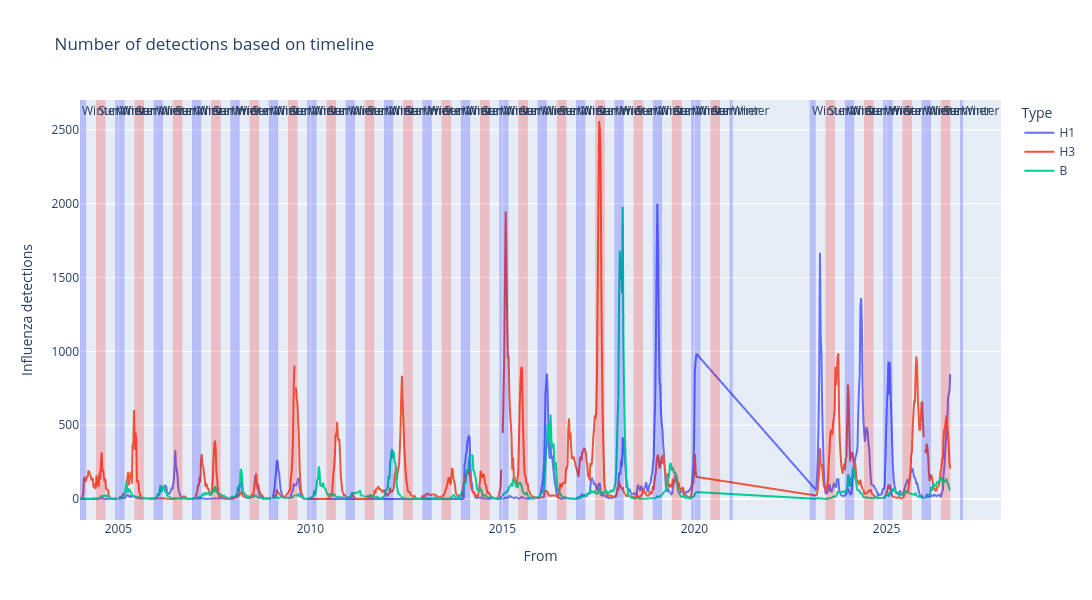

Notebook code for this chart:
### Code cell
df_long = tdf.melt(
    id_vars=["From"],
    value_vars=["H1", "H3", "B"],
    var_name="Type",  
    value_name="Influenza detections",  
)

fig = px.line(df_long, "From", "Influenza detections", color="Type",
              title="Number of detections based on timeline", 
              width=1500, height=600
             )
for year in sorted(tdf["Year"].unique()):
    start = pd.Timestamp(int(year), 6, 1)
    end = pd.Timestamp(int(year), 8, 31)
    fig.add_vrect(start, end, line_width=0, fillcolor="red", opacity=0.2, annotation_text="Summer", annotation_position="top left")
    
    start = pd.Timestamp(int(year), 1, 1)
    end = pd.Timestamp(int(year), 2, 28)
    fig.add_vrect(start, end, line_width=0, fillcolor="blue", opacity=0.2, annotation_text="Winter", annotation_position="top left")

    start = pd.Timestamp(int(year), 12, 1)
    end = pd.Timestamp(int(year), 12, 31)

    fig.add_vrect(start, end, line_width=0, fillcolor="blue", opacity=0.2, annotation_text="Winter", annotation_position="top left")
    
fig.show()

### Figure 1 — Plotly figure (JSON) as saved in the notebook; plotly's stock layout.template omitted (floating-point values rounded to 4 significant figures; data arrays with more than 128 entries replaced by an {"elided": "..."} marker saying what was removed)
{"data": [{"hovertemplate": "Type=H1<br>From=%{x}<br>Influenza detections=%{y}<extra></extra>", "legendgroup": "H1", "line": {"color": "#636efa", "dash": "solid"}, "marker": {"symbol": "circle"}, "mode": "lines", "name": "H1", "showlegend": true, "type": "scattergl", "x": {"elided": "1022 str values"}, "xaxis": "x", "y": {"elided": "1022 float values"}, "yaxis": "y"}, {"hovertemplate": "Type=H3<br>From=%{x}<br>Influenza detections=%{y}<extra></extra>", "legendgroup": "H3", "line": {"color": "#EF553B", "dash": "solid"}, "marker": {"symbol": "circle"}, "mode": "lines", "name": "H3", "showlegend": true, "type": "scattergl", "x": {"elided": "1022 str values"}, "xaxis": "x", "y": {"elided": "1022 float values"}, "yaxis": "y"}, {"hovertemplate": "Type=B<br>From=%{x}<br>Influenza detections=%{y}<extra></extra>", "legendgroup": "B", "line": {"color": "#00cc96", "dash": "solid"}, "marker": {"symbol": "circle"}, "mode": "lines", "name": "B", "showlegend": true, "type": "scattergl", "x": {"elided": "1022 str values"}, "xaxis": "x", "y": {"elided": "1022 float values"}, "yaxis": "y"}], "layout": {"annotations": [{"showarrow": false, "text": "Summer", "x": "2004-06-01T00:00:00", "xanchor": "left", "xref": "x", "y": 1, "yanchor": "top", "yref": "y domain"}, {"showarrow": false, "text": "Winter", "x": "2004-01-01T00:00:00", "xanchor": "left", "xref": "x", "y": 1, "yanchor": "top", "yref": "y domain"}, {"showarrow": false, "text": "Winter", "x": "2004-12-01T00:00:00", "xanchor": "left", "xref": "x", "y": 1, "yanchor": "top", "yref": "y domain"}, {"showarrow": false, "text": "Summer", "x": "2005-06-01T00:00:00", "xanchor": "left", "xref": "x", "y": 1, "yanchor": "top", "yref": "y domain"}, {"showarrow": false, "text": "Winter", "x": "2005-01-01T00:00:00", "xanchor": "left", "xref": "x", "y": 1, "yanchor": "top", "yref": "y domain"}, {"showarrow": false, "text": "Winter", "x": "2005-12-01T00:00:00", "xanchor": "left", "xref": "x", "y": 1, "yanchor": "top", "yref": "y domain"}, {"showarrow": false, "text": "Summer", "x": "2006-06-01T00:00:00", "xanchor": "left", "xref": "x", "y": 1, "yanchor": "top", "yref": "y domain"}, {"showarrow": false, "text": "Winter", "x": "2006-01-01T00:00:00", "xanchor": "left", "xref": "x", "y": 1, "yanchor": "top", "yref": "y domain"}, {"showarrow": false, "text": "Winter", "x": "2006-12-01T00:00:00", "xanchor": "left", "xref": "x", "y": 1, "yanchor": "top", "yref": "y domain"}, {"showarrow": false, "text": "Summer", "x": "2007-06-01T00:00:00", "xanchor": "left", "xref": "x", "y": 1, "yanchor": "top", "yref": "y domain"}, {"showarrow": false, "text": "Winter", "x": "2007-01-01T00:00:00", "xanchor": "left", "xref": "x", "y": 1, "yanchor": "top", "yref": "y domain"}, {"showarrow": false, "text": "Winter", "x": "2007-12-01T00:00:00", "xanchor": "left", "xref": "x", "y": 1, "yanchor": "top", "yref": "y domain"}, {"showarrow": false, "text": "Summer", "x": "2008-06-01T00:00:00", "xanchor": "left", "xref": "x", "y": 1, "yanchor": "top", "yref": "y domain"}, {"showarrow": false, "text": "Winter", "x": "2008-01-01T00:00:00", "xanchor": "left", "xref": "x", "y": 1, "yanchor": "top", "yref": "y domain"}, {"showarrow": false, "text": "Winter", "x": "2008-12-01T00:00:00", "xanchor": "left", "xref": "x", "y": 1, "yanchor": "top", "yref": "y domain"}, {"showarrow": false, "text": "Summer", "x": "2009-06-01T00:00:00", "xanchor": "left", "xref": "x", "y": 1, "yanchor": "top", "yref": "y domain"}, {"showarrow": false, "text": "Winter", "x": "2009-01-01T00:00:00", "xanchor": "left", "xref": "x", "y": 1, "yanchor": "top", "yref": "y domain"}, {"showarrow": false, "text": "Winter", "x": "2009-12-01T00:00:00", "xanchor": "left", "xref": "x", "y": 1, "yanchor": "top", "yref": "y domain"}, {"showarrow": false, "text": "Summer", "x": "2010-06-01T00:00:00", "xanchor": "left", "xref": "x", "y": 1, "yanchor": "top", "yref": "y domain"}, {"showarrow": false, "text": "Winter", "x": "2010-01-01T00:00:00", "xanchor": "left", "xref": "x", "y": 1, "yanchor": "top", "yref": "y domain"}, {"showarrow": false, "text": "Winter", "x": "2010-12-01T00:00:00", "xanchor": "left", "xref": "x", "y": 1, "yanchor": "top", "yref": "y domain"}, {"showarrow": false, "text": "Summer", "x": "2011-06-01T00:00:00", "xanchor": "left", "xref": "x", "y": 1, "yanchor": "top", "yref": "y domain"}, {"showarrow": false, "text": "Winter", "x": "2011-01-01T00:00:00", "xanchor": "left", "xref": "x", "y": 1, "yanchor": "top", "yref": "y domain"}, {"showarrow": false, "text": "Winter", "x": "2011-12-01T00:00:00", "xanchor": "left", "xref": "x", "y": 1, "yanchor": "top", "yref": "y domain"}, {"showarrow": false, "text": "Summer", "x": "2012-06-01T00:00:00", "xanchor": "left", "xref": "x", "y": 1, "yanchor": "top", "yref": "y domain"}, {"showarrow": false, "text": "Winter", "x": "2012-01-01T00:00:00", "xanchor": "left", "xref": "x", "y": 1, "yanchor": "top", "yref": "y domain"}, {"showarrow": false, "text": "Winter", "x": "2012-12-01T00:00:00", "xanchor": "left", "xref": "x", "y": 1, "yanchor": "top", "yref": "y domain"}, {"showarrow": false, "text": "Summer", "x": "2013-06-01T00:00:00", "xanchor": "left", "xref": "x", "y": 1, "yanchor": "top", "yref": "y domain"}, {"showarrow": false, "text": "Winter", "x": "2013-01-01T00:00:00", "xanchor": "left", "xref": "x", "y": 1, "yanchor": "top", "yref": "y domain"}, {"showarrow": false, "text": "Winter", "x": "2013-12-01T00:00:00", "xanchor": "left", "xref": "x", "y": 1, "yanchor": "top", "yref": "y domain"}, {"showarrow": false, "text": "Summer", "x": "2014-06-01T00:00:00", "xanchor": "left", "xref": "x", "y": 1, "yanchor": "top", "yref": "y domain"}, {"showarrow": false, "text": "Winter", "x": "2014-01-01T00:00:00", "xanchor": "left", "xref": "x", "y": 1, "yanchor": "top", "yref": "y domain"}, {"showarrow": false, "text": "Winter", "x": "2014-12-01T00:00:00", "xanchor": "left", "xref": "x", "y": 1, "yanchor": "top", "yref": "y domain"}, {"showarrow": false, "text": "Summer", "x": "2015-06-01T00:00:00", "xanchor": "left", "xref": "x", "y": 1, "yanchor": "top", "yref": "y domain"}, {"showarrow": false, "text": "Winter", "x": "2015-01-01T00:00:00", "xanchor": "left", "xref": "x", "y": 1, "yanchor": "top", "yref": "y domain"}, {"showarrow": false, "text": "Winter", "x": "2015-12-01T00:00:00", "xanchor": "left", "xref": "x", "y": 1, "yanchor": "top", "yref": "y domain"}, {"showarrow": false, "text": "Summer", "x": "2016-06-01T00:00:00", "xanchor": "left", "xref": "x", "y": 1, "yanchor": "top", "yref": "y domain"}, {"showarrow": false, "text": "Winter", "x": "2016-01-01T00:00:00", "xanchor": "left", "xref": "x", "y": 1, "yanchor": "top", "yref": "y domain"}, {"showarrow": false, "text": "Winter", "x": "2016-12-01T00:00:00", "xanchor": "left", "xref": "x", "y": 1, "yanchor": "top", "yref": "y domain"}, {"showarrow": false, "text": "Summer", "x": "2017-06-01T00:00:00", "xanchor": "left", "xref": "x", "y": 1, "yanchor": "top", "yref": "y domain"}, {"showarrow": false, "text": "Winter", "x": "2017-01-01T00:00:00", "xanchor": "left", "xref": "x", "y": 1, "yanchor": "top", "yref": "y domain"}, {"showarrow": false, "text": "Winter", "x": "2017-12-01T00:00:00", "xanchor": "left", "xref": "x", "y": 1, "yanchor": "top", "yref": "y domain"}, {"showarrow": false, "text": "Summer", "x": "2018-06-01T00:00:00", "xanchor": "left", "xref": "x", "y": 1, "yanchor": "top", "yref": "y domain"}, {"showarrow": false, "text": "Winter", "x": "2018-01-01T00:00:00", "xanchor": "left", "xref": "x", "y": 1, "yanchor": "top", "yref": "y domain"}, {"showarrow": false, "text": "Winter", "x": "2018-12-01T00:00:00", "xanchor": "left", "xref": "x", "y": 1, "yanchor": "top", "yref": "y domain"}, {"showarrow": false, "text": "Summer", "x": "2019-06-01T00:00:00", "xanchor": "left", "xref": "x", "y": 1, "yanchor": "top", "yref": "y domain"}, {"showarrow": false, "text": "Winter", "x": "2019-01-01T00:00:00", "xanchor": "left", "xref": "x", "y": 1, "yanchor": "top", "yref": "y domain"}, {"showarrow": false, "text": "Winter", "x": "2019-12-01T00:00:00", "xanchor": "left", "xref": "x", "y": 1, "yanchor": "top", "yref": "y domain"}, {"showarrow": false, "text": "Summer", "x": "2020-06-01T00:00:00", "xanchor": "left", "xref": "x", "y": 1, "yanchor": "top", "yref": "y domain"}, {"showarrow": false, "text": "Winter", "x": "2020-01-01T00:00:00", "xanchor": "left", "xref": "x", "y": 1, "yanchor": "top", "yref": "y domain"}, {"showarrow": false, "text": "Winter", "x": "2020-12-01T00:00:00", "xanchor": "left", "xref": "x", "y": 1, "yanchor": "top", "yref": "y domain"}, {"showarrow": false, "text": "Summer", "x": "2023-06-01T00:00:00", "xanchor": "left", "xref": "x", "y": 1, "yanchor": "top", "yref": "y domain"}, {"showarrow": false, "text": "Winter", "x": "2023-01-01T00:00:00", "xanchor": "left", "xref": "x", "y": 1, "yanchor": "top", "yref": "y domain"}, {"showarrow": false, "text": "Winter", "x": "2023-12-01T00:00:00", "xanchor": "left", "xref": "x", "y": 1, "yanchor": "top", "yref": "y domain"}, {"showarrow": false, "text": "Summer", "x": "2024-06-01T00:00:00", "xanchor": "left", "xref": "x", "y": 1, "yanchor": "top", "yref": "y domain"}, {"showarrow": false, "text": "Winter", "x": "2024-01-01T00:00:00", "xanchor": "left", "xref": "x", "y": 1, "yanchor": "top", "yref": "y domain"}, {"showarrow": false, "text": "Winter", "x": "2024-12-01T00:00:00", "xanchor": "left", "xref": "x", "y": 1, "yanchor": "top", "yref": "y domain"}, {"showarrow": false, "text": "Summer", "x": "2025-06-01T00:00:00", "xanchor": "left", "xref": "x", "y": 1, "yanchor": "top", "yref": "y domain"}, {"showarrow": false, "text": "Winter", "x": "2025-01-01T00:00:00", "xanchor": "left", "xref": "x", "y": 1, "yanchor": "top", "yref": "y domain"}, {"showarrow": false, "text": "Winter", "x": "2025-12-01T00:00:00", "xanchor": "left", "xref": "x", "y": 1, "yanchor": "top", "yref": "y domain"}, {"showarrow": false, "text": "Summer", "x": "2026-06-01T00:00:00", "xanchor": "left", "xref": "x", "y": 1, "yanchor": "top", "yref": "y domain"}, {"showarrow": false, "text": "Winter", "x": "2026-01-01T00:00:00", "xanchor": "left", "xref": "x", "y": 1, "yanchor": "top", "yref": "y domain"}, {"showarrow": false, "text": "Winter", "x": "2026-12-01T00:00:00", "xanchor": "left", "xref": "x", "y": 1, "yanchor": "top", "yref": "y domain"}], "height": 600, "legend": {"title": {"text": "Type"}, "tracegroupgap": 0}, "shapes": [{"fillcolor": "red", "line": {"width": 0}, "opacity": 0.2, "type": "rect", "x0": "2004-06-01T00:00:00", "x1": "2004-08-31T00:00:00", "xref": "x", "y0": 0, "y1": 1, "yref": "y domain"}, {"fillcolor": "blue", "line": {"width": 0}, "opacity": 0.2, "type": "rect", "x0": "2004-01-01T00:00:00", "x1": "2004-02-28T00:00:00", "xref": "x", "y0": 0, "y1": 1, "yref": "y domain"}, {"fillcolor": "blue", "line": {"width": 0}, "opacity": 0.2, "type": "rect", "x0": "2004-12-01T00:00:00", "x1": "2004-12-31T00:00:00", "xref": "x", "y0": 0, "y1": 1, "yref": "y domain"}, {"fillcolor": "red", "line": {"width": 0}, "opacity": 0.2, "type": "rect", "x0": "2005-06-01T00:00:00", "x1": "2005-08-31T00:00:00", "xref": "x", "y0": 0, "y1": 1, "yref": "y domain"}, {"fillcolor": "blue", "line": {"width": 0}, "opacity": 0.2, "type": "rect", "x0": "2005-01-01T00:00:00", "x1": "2005-02-28T00:00:00", "xref": "x", "y0": 0, "y1": 1, "yref": "y domain"}, {"fillcolor": "blue", "line": {"width": 0}, "opacity": 0.2, "type": "rect", "x0": "2005-12-01T00:00:00", "x1": "2005-12-31T00:00:00", "xref": "x", "y0": 0, "y1": 1, "yref": "y domain"}, {"fillcolor": "red", "line": {"width": 0}, "opacity": 0.2, "type": "rect", "x0": "2006-06-01T00:00:00", "x1": "2006-08-31T00:00:00", "xref": "x", "y0": 0, "y1": 1, "yref": "y domain"}, {"fillcolor": "blue", "line": {"width": 0}, "opacity": 0.2, "type": "rect", "x0": "2006-01-01T00:00:00", "x1": "2006-02-28T00:00:00", "xref": "x", "y0": 0, "y1": 1, "yref": "y domain"}, {"fillcolor": "blue", "line": {"width": 0}, "opacity": 0.2, "type": "rect", "x0": "2006-12-01T00:00:00", "x1": "2006-12-31T00:00:00", "xref": "x", "y0": 0, "y1": 1, "yref": "y domain"}, {"fillcolor": "red", "line": {"width": 0}, "opacity": 0.2, "type": "rect", "x0": "2007-06-01T00:00:00", "x1": "2007-08-31T00:00:00", "xref": "x", "y0": 0, "y1": 1, "yref": "y domain"}, {"fillcolor": "blue", "line": {"width": 0}, "opacity": 0.2, "type": "rect", "x0": "2007-01-01T00:00:00", "x1": "2007-02-28T00:00:00", "xref": "x", "y0": 0, "y1": 1, "yref": "y domain"}, {"fillcolor": "blue", "line": {"width": 0}, "opacity": 0.2, "type": "rect", "x0": "2007-12-01T00:00:00", "x1": "2007-12-31T00:00:00", "xref": "x", "y0": 0, "y1": 1, "yref": "y domain"}, {"fillcolor": "red", "line": {"width": 0}, "opacity": 0.2, "type": "rect", "x0": "2008-06-01T00:00:00", "x1": "2008-08-31T00:00:00", "xref": "x", "y0": 0, "y1": 1, "yref": "y domain"}, {"fillcolor": "blue", "line": {"width": 0}, "opacity": 0.2, "type": "rect", "x0": "2008-01-01T00:00:00", "x1": "2008-02-28T00:00:00", "xref": "x", "y0": 0, "y1": 1, "yref": "y domain"}, {"fillcolor": "blue", "line": {"width": 0}, "opacity": 0.2, "type": "rect", "x0": "2008-12-01T00:00:00", "x1": "2008-12-31T00:00:00", "xref": "x", "y0": 0, "y1": 1, "yref": "y domain"}, {"fillcolor": "red", "line": {"width": 0}, "opacity": 0.2, "type": "rect", "x0": "2009-06-01T00:00:00", "x1": "2009-08-31T00:00:00", "xref": "x", "y0": 0, "y1": 1, "yref": "y domain"}, {"fillcolor": "blue", "line": {"width": 0}, "opacity": 0.2, "type": "rect", "x0": "2009-01-01T00:00:00", "x1": "2009-02-28T00:00:00", "xref": "x", "y0": 0, "y1": 1, "yref": "y domain"}, {"fillcolor": "blue", "line": {"width": 0}, "opacity": 0.2, "type": "rect", "x0": "2009-12-01T00:00:00", "x1": "2009-12-31T00:00:00", "xref": "x", "y0": 0, "y1": 1, "yref": "y domain"}, {"fillcolor": "red", "line": {"width": 0}, "opacity": 0.2, "type": "rect", "x0": "2010-06-01T00:00:00", "x1": "2010-08-31T00:00:00", "xref": "x", "y0": 0, "y1": 1, "yref": "y domain"}, {"fillcolor": "blue", "line": {"width": 0}, "opacity": 0.2, "type": "rect", "x0": "2010-01-01T00:00:00", "x1": "2010-02-28T00:00:00", "xref": "x", "y0": 0, "y1": 1, "yref": "y domain"}, {"fillcolor": "blue", "line": {"width": 0}, "opacity": 0.2, "type": "rect", "x0": "2010-12-01T00:00:00", "x1": "2010-12-31T00:00:00", "xref": "x", "y0": 0, "y1": 1, "yref": "y domain"}, {"fillcolor": "red", "line": {"width": 0}, "opacity": 0.2, "type": "rect", "x0": "2011-06-01T00:00:00", "x1": "2011-08-31T00:00:00", "xref": "x", "y0": 0, "y1": 1, "yref": "y domain"}, {"fillcolor": "blue", "line": {"width": 0}, "opacity": 0.2, "type": "rect", "x0": "2011-01-01T00:00:00", "x1": "2011-02-28T00:00:00", "xref": "x", "y0": 0, "y1": 1, "yref": "y domain"}, {"fillcolor": "blue", "line": {"width": 0}, "opacity": 0.2, "type": "rect", "x0": "2011-12-01T00:00:00", "x1": "2011-12-31T00:00:00", "xref": "x", "y0": 0, "y1": 1, "yref": "y domain"}, {"fillcolor": "red", "line": {"width": 0}, "opacity": 0.2, "type": "rect", "x0": "2012-06-01T00:00:00", "x1": "2012-08-31T00:00:00", "xref": "x", "y0": 0, "y1": 1, "yref": "y domain"}, {"fillcolor": "blue", "line": {"width": 0}, "opacity": 0.2, "type": "rect", "x0": "2012-01-01T00:00:00", "x1": "2012-02-28T00:00:00", "xref": "x", "y0": 0, "y1": 1, "yref": "y domain"}, {"fillcolor": "blue", "line": {"width": 0}, "opacity": 0.2, "type": "rect", "x0": "2012-12-01T00:00:00", "x1": "2012-12-31T00:00:00", "xref": "x", "y0": 0, "y1": 1, "yref": "y domain"}, {"fillcolor": "red", "line": {"width": 0}, "opacity": 0.2, "type": "rect", "x0": "2013-06-01T00:00:00", "x1": "2013-08-31T00:00:00", "xref": "x", "y0": 0, "y1": 1, "yref": "y domain"}, {"fillcolor": "blue", "line": {"width": 0}, "opacity": 0.2, "type": "rect", "x0": "2013-01-01T00:00:00", "x1": "2013-02-28T00:00:00", "xref": "x", "y0": 0, "y1": 1, "yref": "y domain"}, {"fillcolor": "blue", "line": {"width": 0}, "opacity": 0.2, "type": "rect", "x0": "2013-12-01T00:00:00", "x1": "2013-12-31T00:00:00", "xref": "x", "y0": 0, "y1": 1, "yref": "y domain"}, {"fillcolor": "red", "line": {"width": 0}, "opacity": 0.2, "type": "rect", "x0": "2014-06-01T00:00:00", "x1": "2014-08-31T00:00:00", "xref": "x", "y0": 0, "y1": 1, "yref": "y domain"}, {"fillcolor": "blue", "line": {"width": 0}, "opacity": 0.2, "type": "rect", "x0": "2014-01-01T00:00:00", "x1": "2014-02-28T00:00:00", "xref": "x", "y0": 0, "y1": 1, "yref": "y domain"}, {"fillcolor": "blue", "line": {"width": 0}, "opacity": 0.2, "type": "rect", "x0": "2014-12-01T00:00:00", "x1": "2014-12-31T00:00:00", "xref": "x", "y0": 0, "y1": 1, "yref": "y domain"}, {"fillcolor": "red", "line": {"width": 0}, "opacity": 0.2, "type": "rect", "x0": "2015-06-01T00:00:00", "x1": "2015-08-31T00:00:00", "xref": "x", "y0": 0, "y1": 1, "yref": "y domain"}, {"fillcolor": "blue", "line": {"width": 0}, "opacity": 0.2, "type": "rect", "x0": "2015-01-01T00:00:00", "x1": "2015-02-28T00:00:00", "xref": "x", "y0": 0, "y1": 1, "yref": "y domain"}, {"fillcolor": "blue", "line": {"width": 0}, "opacity": 0.2, "type": "rect", "x0": "2015-12-01T00:00:00", "x1": "2015-12-31T00:00:00", "xref": "x", "y0": 0, "y1": 1, "yref": "y domain"}, {"fillcolor": "red", "line": {"width": 0}, "opacity": 0.2, "type": "rect", "x0": "2016-06-01T00:00:00", "x1": "2016-08-31T00:00:00", "xref": "x", "y0": 0, "y1": 1, "yref": "y domain"}, {"fillcolor": "blue", "line": {"width": 0}, "opacity": 0.2, "type": "rect", "x0": "2016-01-01T00:00:00", "x1": "2016-02-28T00:00:00", "xref": "x", "y0": 0, "y1": 1, "yref": "y domain"}, {"fillcolor": "blue", "line": {"width": 0}, "opacity": 0.2, "type": "rect", "x0": "2016-12-01T00:00:00", "x1": "2016-12-31T00:00:00", "xref": "x", "y0": 0, "y1": 1, "yref": "y domain"}, {"fillcolor": "red", "line": {"width": 0}, "opacity": 0.2, "type": "rect", "x0": "2017-06-01T00:00:00", "x1": "2017-08-31T00:00:00", "xref": "x", "y0": 0, "y1": 1, "yref": "y domain"}, {"fillcolor": "blue", "line": {"width": 0}, "opacity": 0.2, "type": "rect", "x0": "2017-01-01T00:00:00", "x1": "2017-02-28T00:00:00", "xref": "x", "y0": 0, "y1": 1, "yref": "y domain"}, {"fillcolor": "blue", "line": {"width": 0}, "opacity": 0.2, "type": "rect", "x0": "2017-12-01T00:00:00", "x1": "2017-12-31T00:00:00", "xref": "x", "y0": 0, "y1": 1, "yref": "y domain"}, {"fillcolor": "red", "line": {"width": 0}, "opacity": 0.2, "type": "rect", "x0": "2018-06-01T00:00:00", "x1": "2018-08-31T00:00:00", "xref": "x", "y0": 0, "y1": 1, "yref": "y domain"}, {"fillcolor": "blue", "line": {"width": 0}, "opacity": 0.2, "type": "rect", "x0": "2018-01-01T00:00:00", "x1": "2018-02-28T00:00:00", "xref": "x", "y0": 0, "y1": 1, "yref": "y domain"}, {"fillcolor": "blue", "line": {"width": 0}, "opacity": 0.2, "type": "rect", "x0": "2018-12-01T00:00:00", "x1": "2018-12-31T00:00:00", "xref": "x", "y0": 0, "y1": 1, "yref": "y domain"}, {"fillcolor": "red", "line": {"width": 0}, "opacity": 0.2, "type": "rect", "x0": "2019-06-01T00:00:00", "x1": "2019-08-31T00:00:00", "xref": "x", "y0": 0, "y1": 1, "yref": "y domain"}, {"fillcolor": "blue", "line": {"width": 0}, "opacity": 0.2, "type": "rect", "x0": "2019-01-01T00:00:00", "x1": "2019-02-28T00:00:00", "xref": "x", "y0": 0, "y1": 1, "yref": "y domain"}, {"fillcolor": "blue", "line": {"width": 0}, "opacity": 0.2, "type": "rect", "x0": "2019-12-01T00:00:00", "x1": "2019-12-31T00:00:00", "xref": "x", "y0": 0, "y1": 1, "yref": "y domain"}, {"fillcolor": "red", "line": {"width": 0}, "opacity": 0.2, "type": "rect", "x0": "2020-06-01T00:00:00", "x1": "2020-08-31T00:00:00", "xref": "x", "y0": 0, "y1": 1, "yref": "y domain"}, {"fillcolor": "blue", "line": {"width": 0}, "opacity": 0.2, "type": "rect", "x0": "2020-01-01T00:00:00", "x1": "2020-02-28T00:00:00", "xref": "x", "y0": 0, "y1": 1, "yref": "y domain"}, {"fillcolor": "blue", "line": {"width": 0}, "opacity": 0.2, "type": "rect", "x0": "2020-12-01T00:00:00", "x1": "2020-12-31T00:00:00", "xref": "x", "y0": 0, "y1": 1, "yref": "y domain"}, {"fillcolor": "red", "line": {"width": 0}, "opacity": 0.2, "type": "rect", "x0": "2023-06-01T00:00:00", "x1": "2023-08-31T00:00:00", "xref": "x", "y0": 0, "y1": 1, "yref": "y domain"}, {"fillcolor": "blue", "line": {"width": 0}, "opacity": 0.2, "type": "rect", "x0": "2023-01-01T00:00:00", "x1": "2023-02-28T00:00:00", "xref": "x", "y0": 0, "y1": 1, "yref": "y domain"}, {"fillcolor": "blue", "line": {"width": 0}, "opacity": 0.2, "type": "rect", "x0": "2023-12-01T00:00:00", "x1": "2023-12-31T00:00:00", "xref": "x", "y0": 0, "y1": 1, "yref": "y domain"}, {"fillcolor": "red", "line": {"width": 0}, "opacity": 0.2, "type": "rect", "x0": "2024-06-01T00:00:00", "x1": "2024-08-31T00:00:00", "xref": "x", "y0": 0, "y1": 1, "yref": "y domain"}, {"fillcolor": "blue", "line": {"width": 0}, "opacity": 0.2, "type": "rect", "x0": "2024-01-01T00:00:00", "x1": "2024-02-28T00:00:00", "xref": "x", "y0": 0, "y1": 1, "yref": "y domain"}, {"fillcolor": "blue", "line": {"width": 0}, "opacity": 0.2, "type": "rect", "x0": "2024-12-01T00:00:00", "x1": "2024-12-31T00:00:00", "xref": "x", "y0": 0, "y1": 1, "yref": "y domain"}, {"fillcolor": "red", "line": {"width": 0}, "opacity": 0.2, "type": "rect", "x0": "2025-06-01T00:00:00", "x1": "2025-08-31T00:00:00", "xref": "x", "y0": 0, "y1": 1, "yref": "y domain"}, {"fillcolor": "blue", "line": {"width": 0}, "opacity": 0.2, "type": "rect", "x0": "2025-01-01T00:00:00", "x1": "2025-02-28T00:00:00", "xref": "x", "y0": 0, "y1": 1, "yref": "y domain"}, {"fillcolor": "blue", "line": {"width": 0}, "opacity": 0.2, "type": "rect", "x0": "2025-12-01T00:00:00", "x1": "2025-12-31T00:00:00", "xref": "x", "y0": 0, "y1": 1, "yref": "y domain"}, {"fillcolor": "red", "line": {"width": 0}, "opacity": 0.2, "type": "rect", "x0": "2026-06-01T00:00:00", "x1": "2026-08-31T00:00:00", "xref": "x", "y0": 0, "y1": 1, "yref": "y domain"}, {"fillcolor": "blue", "line": {"width": 0}, "opacity": 0.2, "type": "rect", "x0": "2026-01-01T00:00:00", "x1": "2026-02-28T00:00:00", "xref": "x", "y0": 0, "y1": 1, "yref": "y domain"}, {"fillcolor": "blue", "line": {"width": 0}, "opacity": 0.2, "type": "rect", "x0": "2026-12-01T00:00:00", "x1": "2026-12-31T00:00:00", "xref": "x", "y0": 0, "y1": 1, "yref": "y domain"}], "title": {"text": "Number of detections based on timeline"}, "width": 1500, "xaxis": {"anchor": "y", "domain": [0, 1], "title": {"text": "From"}}, "yaxis": {"anchor": "x", "domain": [0, 1], "title": {"text": "Influenza detections"}}}}
